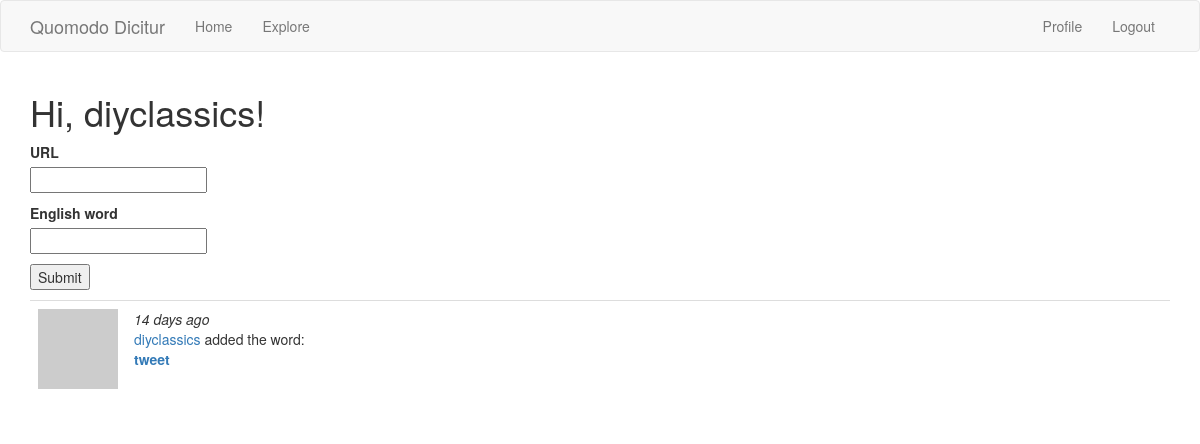
Before: /index (signed in) with the older database file.
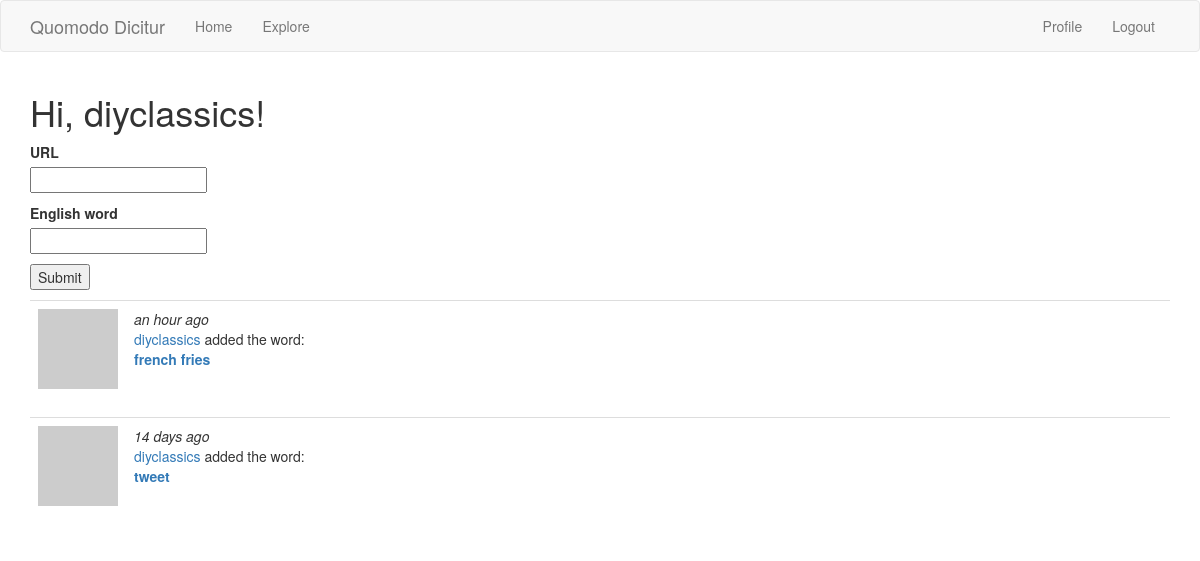
After: the same page with the newer database file.
### app/models.py (models this page shows, shortened)
class Entry(db.Model):
    id = db.Column(db.Integer, primary_key=True)
    definitions = db.relationship('Definitions', backref='entry', lazy='dynamic')
    url = db.Column(db.String)
    english_word = db.Column(db.String, index=True, unique=True)
    latin_top_choice = db.Column(db.String, index=True)
    tweet_id = db.Column(db.String, index=True)
    username = db.Column(db.String)
    body = db.Column(db.String(140))
    tweet_date = db.Column(db.DateTime)
    timestamp = db.Column(db.DateTime, index=True, default=datetime.utcnow)
    user_id = db.Column(db.Integer, db.ForeignKey('user.id'))

class User(UserMixin, db.Model):
    id = db.Column(db.Integer, primary_key=True)
    username = db.Column(db.String(64), index=True, unique=True)
    email = db.Column(db.String(120), index=True, unique=True)
    password_hash = db.Column(db.String(128))
    posts = db.relationship('Entry', backref='author', lazy='dynamic')
    about_me = db.Column(db.String(140))
    last_seen = db.Column(db.DateTime, default=datetime.utcnow)
    def avatar(self, size):
        digest = md5(self.email.lower().encode('utf-8')).hexdigest()
        return 'https://www.gravatar.com/avatar/{}?d=identicon&s={}'.format(
            digest, size)
    def submitted_entries(self):
        submitted = Entry.query.filter_by(user_id=self.id)
        return submitted.order_by(Entry.timestamp.desc())

### app/routes.py (the view, shortened to what this page needs)
@app.route('/', methods=['GET', 'POST'])
@app.route('/index', methods=['GET', 'POST'])
@login_required
def index():
    form = EntryForm()
    entries = current_user.submitted_entries().all()
    return render_template("index.html", title='Home Page', form=form,
                           entries=entries)

### app/forms.py
class EntryForm(FlaskForm):
    english_word = StringField('English word', validators=[
        DataRequired(), Length(min=1, max=140)])
    url = StringField('URL', validators=[
        DataRequired(), Length(min=1, max=140)])
    submit = SubmitField('Submit')

### app/models.py (called while the page is built)
@login.user_loader
def load_user(id):
    return User.query.get(int(id))

### app/routes.py (called while the page is built)
@app.before_request
def before_request():
    if current_user.is_authenticated:
        current_user.last_seen = datetime.utcnow()
        db.session.commit()

### app/templates/index.html (shortened to what this page needs)
{% extends "base.html" %}
{% block app_content %}
    {% if form %}
    <h1>Hi, {{ current_user.username }}!</h1>
    <form action="" method="post">
        <p>
            {{ form.url.label }}<br>
            {{ form.url(cols=32, rows=4) }}<br>
        </p>
        <p>
            {{ form.english_word.label }}<br>
            {{ form.english_word(cols=32, rows=4) }}<br>
        </p>
        <p>{{ form.submit() }}</p>
    </form>
    {% endif %}
    {% for entry in entries %}
      {% include '_post.html' %}
    {% endfor %}
{% endblock %}

### app/templates/_post.html
<table class="table table-hover">
    <tr>
        <td width="70px">
            <a href="{{ url_for('user', username=entry.author.username) }}">
                <img src="{{ entry.author.avatar(70) }}" />
            </a>
        </td>
        <td>
            <i>{{ moment(entry.timestamp).fromNow() }}</i>
            <br>
            <a href="{{ url_for('user', username=entry.author.username) }}">
                {{ entry.author.username }}
            </a>
            added the word:
            <br>
            <b><a href="{{ url_for('entry', english_word=entry.english_word) }}">
              {{ entry.english_word }}
            </a></b>
        </td>
    </tr>
</table>

Changed rows visible on the page:
added Entry: timestamp "an hour ago", author.username "diyclassics", english_word "french fries"
